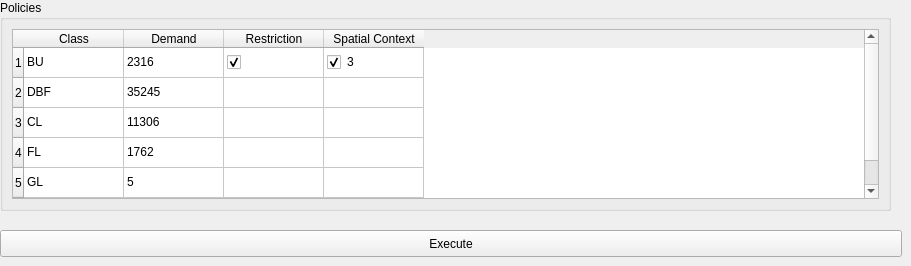
        <widget class="QWidget" name="DemandAllocation">
         <attribute name="title">
          <string>Demand Allocation</string>
         </attribute>
         <widget class="QGroupBox" name="groupBox_9">
          <property name="geometry">
           <rect>
            <x>0</x>
            <y>0</y>
            <width>891</width>
            <height>211</height>
           </rect>
          </property>
          <property name="minimumSize">
           <size>
            <width>4</width>
            <height>3</height>
           </size>
          </property>
          <property name="title">
           <string>Policies</string>
          </property>
          <layout class="QHBoxLayout" name="horizontalLayout_5">
           <item>
            <widget class="QTableWidget" name="tableWidget_4">
             <row>
              <property name="text">
               <string>1</string>
              </property>
             </row>
             <row>
              <property name="text">
               <string>2</string>
              </property>
             </row>
             <row>
              <property name="text">
               <string>3</string>
              </property>
             </row>
             <row>
              <property name="text">
               <string>4</string>
              </property>
             </row>
             <row>
              <property name="text">
               <string>5</string>
              </property>
             </row>
             <row>
              <property name="text">
               <string>6</string>
              </property>
             </row>
             <column>
              <property name="text">
               <string>Class</string>
              </property>
             </column>
             <column>
              <property name="text">
               <string>Demand</string>
              </property>
             </column>
             <column>
              <property name="text">
               <string>Restriction</string>
              </property>
             </column>
             <column>
              <property name="text">
               <string>Spatial Context</string>
              </property>
             </column>
             <item row="0" column="0">
              <property name="text">
               <string>BU</string>
              </property>
              <property name="flags">
               <set>ItemIsSelectable|ItemIsEditable|ItemIsUserCheckable|ItemIsEnabled</set>
              </property>
             </item>
             <item row="0" column="1">
              <property name="text">
               <string>2316</string>
              </property>
              <property name="checkState">
               <enum>Unchecked</enum>
              </property>
              <property name="flags">
               <set>ItemIsDragEnabled|ItemIsUserCheckable|ItemIsEnabled</set>
              </property>
             </item>
             <item row="0" column="2">
              <property name="text">
               <string/>
              </property>
              <property name="checkState">
               <enum>Checked</enum>
              </property>
             </item>
             <item row="0" column="3">
              <property name="text">
               <string>3</string>
              </property>
              <property name="checkState">
               <enum>Checked</enum>
              </property>
             </item>
             <item row="1" column="0">
              <property name="text">
               <string>DBF</string>
              </property>
             </item>
             <item row="1" column="1">
              <property name="text">
               <string>35245</string>
              </property>
              <property name="checkState">
               <enum>Unchecked</enum>
              </property>
             </item>
             <item row="1" column="2">
              <property name="text">
               <string/>
              </property>
              <property name="checkState">
               <enum>Unchecked</enum>
              </property>
             </item>
             <item row="1" column="3">
              <property name="text">
               <string/>
              </property>
              <property name="checkState">
               <enum>Unchecked</enum>
              </property>
             </item>
             <item row="2" column="0">
              <property name="text">
               <string>CL</string>
              </property>
             </item>
             <item row="2" column="1">
              <property name="text">
               <string>11306</string>
              </property>
              <property name="checkState">
               <enum>Unchecked</enum>
              </property>
             </item>
             <item row="2" column="2">
              <property name="text">
               <string/>
              </property>
              <property name="checkState">
               <enum>Unchecked</enum>
              </property>
             </item>
             <item row="2" column="3">
              <property name="text">
               <string/>
              </property>
              <property name="checkState">
               <enum>Unchecked</enum>
              </property>
             </item>
             <item row="3" column="0">
              <property name="text">
               <string>FL</string>
              </property>
             </item>
             <item row="3" column="1">
              <property name="text">
               <string>1762</string>
              </property>
              <property name="checkState">
               <enum>Unchecked</enum>
              </property>
             </item>
             <item row="3" column="2">
              <property name="text">
               <string/>
              </property>
              <property name="checkState">
               <enum>Unchecked</enum>
              </property>
             </item>
             <item row="3" column="3">
              <property name="text">
               <string/>
              </property>
              <property name="checkState">
               <enum>Unchecked</enum>
              </property>
             </item>
             <item row="4" column="0">
              <property name="text">
               <string>GL</string>
              </property>
             </item>
             <item row="4" column="1">
              <property name="text">
               <string>5</string>
              </property>
              <property name="checkState">
               <enum>Unchecked</enum>
              </property>
             </item>
             <item row="4" column="2">
              <property name="text">
               <string/>
              </property>
              <property name="checkState">
               <enum>Unchecked</enum>
              </property>
             </item>
             <item row="4" column="3">
              <property name="text">
               <string/>
              </property>
              <property name="checkState">
               <enum>Unchecked</enum>
              </property>
             </item>
             <item row="5" column="0">
              <property name="text">
               <string>MF</string>
              </property>
             </item>
             <item row="5" column="1">
              <property name="text">
               <string>71</string>
              </property>
              <property name="checkState">
               <enum>Unchecked</enum>
              </property>
             </item>
             <item row="5" column="2">
              <property name="text">
               <string/>
              </property>
              <property name="checkState">
               <enum>Unchecked</enum>
              </property>
             </item>
             <item row="5" column="3">
              <property name="text">
               <string/>
              </property>
              <property name="checkState">
               <enum>Unchecked</enum>
              </property>
             </item>
            </widget>
           </item>
          </layout>
         </widget>
         <widget class="QPushButton" name="pushButton_8">
          <property name="geometry">
           <rect>
            <x>0</x>
            <y>230</y>
            <width>902</width>
            <height>27</height>
           </rect>
          </property>
          <property name="text">
           <string>Execute</string>
          </property>
         </widget>
        </widget>
